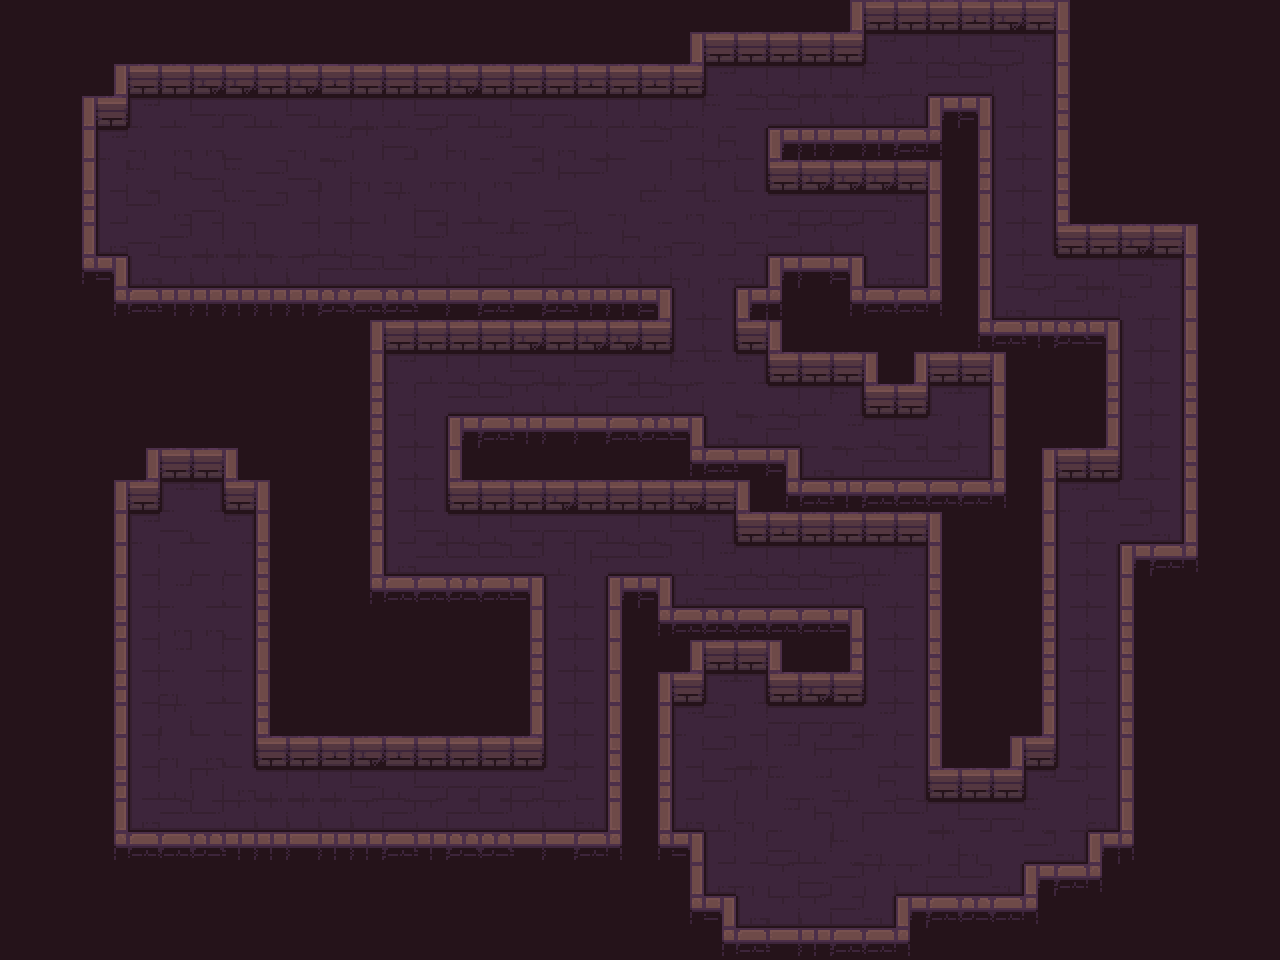

The image is a tile-based game level rendered from a .tmx file. Its description and source (layers, tilesets, objects; grid data summarised) follow:
An orthogonal 40x30 tile map with 32x32 px tiles, 2 tile layers (path, ground) and 2 objects (objective, hero).

<map version="1.2" tiledversion="2019.03.13" orientation="orthogonal" renderorder="right-down" width="40" height="30" tilewidth="32" tileheight="32" infinite="0" nextlayerid="14" nextobjectid="5">
 <tileset firstgid="1" name="DungeonTileset32" tilewidth="32" tileheight="32" tilecount="100" columns="10">
  <image source="../tiles/Dungeon_Tileset32.png" trans="000000" width="320" height="320" />
  <terraintypes>
   <terrain name="floor" tile="79" />
   <terrain name="outside" tile="78" />
  </terraintypes>
 </tileset>
 <layer id="3" name="path" width="40" height="30">
  <data>[1200 cells, 1200 non-empty, 2 distinct tile ids]</data>
 </layer>
 <layer id="13" name="ground" width="40" height="30">
  <data>[1200 cells, 1200 non-empty, 42 distinct tile ids]</data>
 </layer>
 <objectgroup id="2" name="objects">
  <object id="2" name="objective" type="objective" x="176" y="148">
   <properties>
    <property name="color" type="int" value="0" />
   </properties>
   <point />
  </object>
  <object id="1" name="hero" type="hero" x="179.667" y="568">
   <point />
  </object>
 </objectgroup>
</map>
